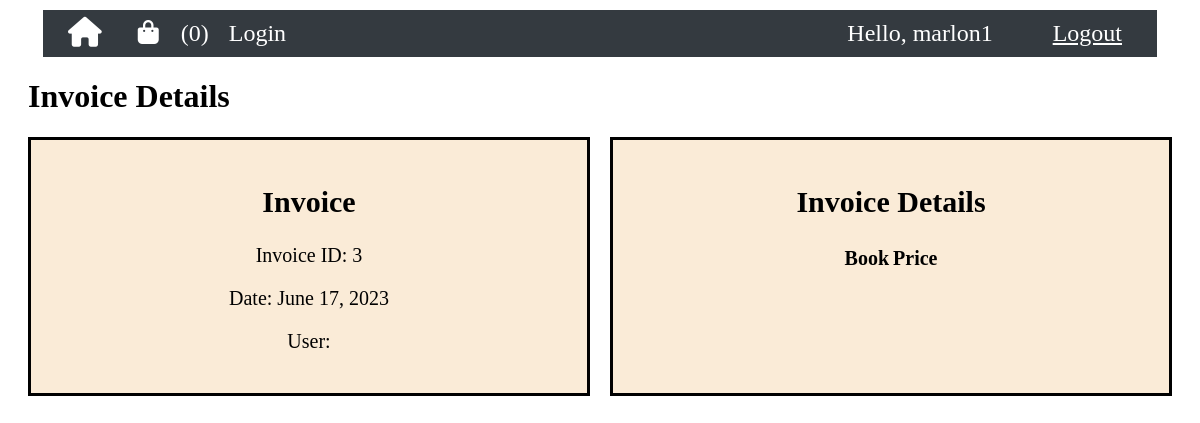
The page /invoice/3/book/3/ (signed in) on the database its author committed.
### book_store_arboleda/models.py (models this page shows, shortened)
class Cart(models.Model):
    user = models.OneToOneField(User, on_delete=models.CASCADE)
    books=models.ManyToManyField(Book)
    book_count = models.PositiveIntegerField(default=0)
    total_amount = models.DecimalField(max_digits=10, decimal_places=2, default=0)

class Invoice(models.Model):
    payment = models.ForeignKey(Payment, on_delete=models.CASCADE)
    customer = models.ForeignKey(Customer, on_delete=models.CASCADE)
    date = models.DateField(auto_now_add=True)

### book_store_arboleda/views.py (the view)
# urls.py: path('invoice/<int:invoice_id>/book/<int:book_id>/', views.invoice_detail, name='invoice_detail'),
def invoice_detail(request, invoice_id, book_id):
    invoice = get_object_or_404(Invoice, id=invoice_id)
    invoice_details = Invoice_detail.objects.filter(invoice=invoice)
    books = [invoice_detail.book for invoice_detail in invoice_details]
    book = Book.objects.get(id=book_id)
    user = request.user
    cart = Cart.objects.get(user=user)
    context = {
        'invoice': invoice,
        'books': books,
        'book': book,
        'cart': cart,
    }
    print('--- book id: ', book_id)
    print('--- invoice id: ', invoice)
    return render(request, 'book_store_arboleda/invoice_detail.html', context)

### book_store_arboleda/templates/book_store_arboleda/invoice_detail.html (shortened to what this page needs)
{% extends "book_store_arboleda/base.html" %}
{% load static %}
{% block css %}
<link rel="stylesheet" type="text/css" href="{% static 'css/book_store_arboleda/invoice_detail.css' %}">
{% endblock %}
{% block content %}
<div class="main-content">
  <h1>Invoice Details</h1>
  <div class="invoice-section">
    <div class="invoice-info">
      <h2>Invoice</h2>
      <p>Invoice ID: {{ invoice.id }}</p>
      <p>Date: {{ invoice.date }}</p>
      <p>User: {{ invoice.user.username }}</p>
    </div>
    <div class="invoice-order">
      <h2>Invoice Details</h2>
      <div class="table">
        <table>
          <thead>
            <tr>
              <th>Book</th>
              <th>Price</th>
            </tr>
          </thead>
        </table>
      </div>
    </div>
  </div>
</div>
{% endblock %}

### book_store_arboleda/templates/book_store_arboleda/navbar.html (shortened to what this page needs)
<!DOCTYPE html>
<html lang="en">
<head>
{% load static %}
{% block css %}
<link rel="stylesheet" type="text/css" href="{% static 'css/book_store_arboleda/navbar1.css' %}">
{% endblock %}
</head>
<body>
{% block content %}
  <nav class="navbar">
    <ul>
      <li><a class="nav-link" href="{% url 'home' %}"><i class="fa-solid fa-home fa-lg"></i></a></li>
      {% if request.user.is_staff %}
      <li><a class="nav-link" href="{% url 'addbook' %}">Add Books</a></li>
      {% else %}
        <li><a class="nav-link" href="{% url 'viewcart' %}"><i class="fa-solid fa-bag-shopping"></i></a>
          {% if request.user.is_authenticated %}
            {% if cart %}
              <span class="book-count">({{ cart.book_count }})</span>
            {% else %}
              <span class="book-count">(0)</span>
            {% endif %}
          {% endif %}
        </li>
      {% endif %}
      <li><a class="nav-link" href="{% url 'login' %}">Login</a></li>
    </ul>
    <div class="navbar-right">
      <span class="hello-msg">Hello, {{ request.user }}</span>
      <span><a class="hello-msg" href="{% url 'logout' %}">Logout</a></span>
    </div>
  </nav>
{% endblock %}
</body>
</html>

### static/css/book_store_arboleda/invoice_detail.css (style rules this page uses)
.main-content { margin: 20px; }
.invoice-section { display: flex; gap: 20px; margin: 0 auto; max-width: 1200px; }
.invoice-info, .invoice-order { flex: 1; border: solid; text-align: center; font-size: 20px; padding: 20px; background-color: antiquewhite; }
.table { display: flex; flex-direction: column; align-items: center; justify-content: center; padding-bottom: 30px; text-align: start; }

### static/css/book_store_arboleda/navbar1.css (style rules this page uses)
.navbar { display: flex; justify-content: space-between; align-items: center; background-color: #343a40; padding: 10px 15px 10px 15px; margin: 10px 35px 10px 35px;; }
ul { display: flex; list-style: none; margin: 0; padding: 0; font-size: 1.5rem; }
li { margin: 0 10px; }
.nav-link { padding-right: 1rem; text-decoration: none; color: #fff; }
.hello-msg { color: #fff; padding-right: 20px; margin-left: 20px; }
.navbar-right { justify-content: flex-end; display: flex; align-items: center; font-size: 1.5rem; }
.navbar-right span { margin-left: 20px; }
.book-count { color: white; }

### rows shown on the page
Cart: book_count "0"
Invoice: id "3", date "June 17, 2023"

### other values the page prints
{{ request.user }} "marlon1"
